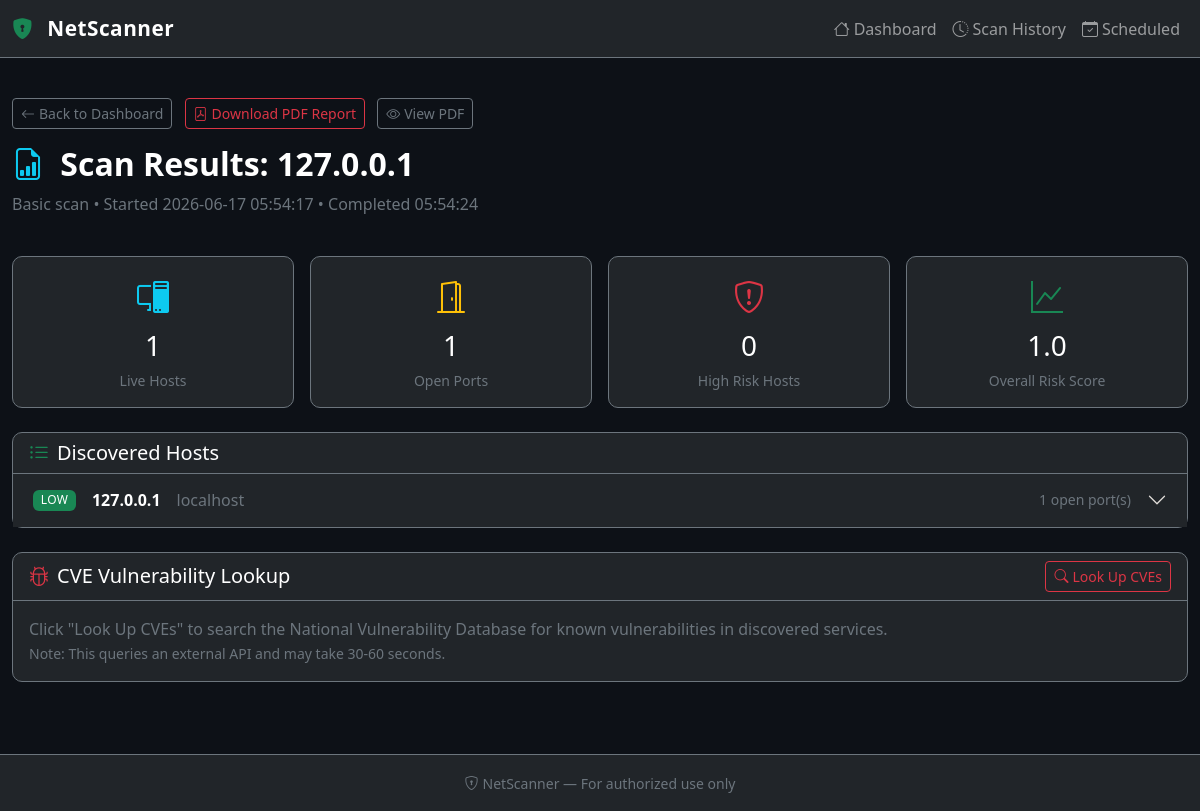
The app's page /results/11 with its own data.
### models.py (models this page shows, shortened)
class Scan(db.Model):
    __tablename__ = 'scans'
    id = db.Column(db.Integer, primary_key=True)
    target = db.Column(db.String(200), nullable=False)   # IP or range
    scan_type = db.Column(db.String(50), default='basic')
    status = db.Column(db.String(20), default='pending')
    started_at = db.Column(db.DateTime, default=datetime.utcnow)
    completed_at = db.Column(db.DateTime, nullable=True)
    total_hosts = db.Column(db.Integer, default=0)
    risk_score = db.Column(db.Float, default=0.0)
    hosts = db.relationship('Host', backref='scan',
                            lazy=True, cascade='all, delete-orphan')

class Host(db.Model):
    __tablename__ = 'hosts'
    id = db.Column(db.Integer, primary_key=True)
    scan_id = db.Column(db.Integer, db.ForeignKey('scans.id'), nullable=False)
    ip_address = db.Column(db.String(50), nullable=False)
    hostname = db.Column(db.String(200), nullable=True)
    os_name = db.Column(db.String(200), nullable=True)
    os_accuracy = db.Column(db.Integer, nullable=True)
    status = db.Column(db.String(20), default='up')
    risk_level = db.Column(db.String(20), default='low')
    risk_score = db.Column(db.Float, default=0.0)
    ports = db.relationship('Port', backref='host',
                            lazy=True, cascade='all, delete-orphan')

### app.py (the view)
@app.route('/results/<int:scan_id>')
def results(scan_id):
    scan = Scan.query.get_or_404(scan_id)
    return render_template('results.html', scan=scan)

### templates/results.html (shortened to what this page needs)
{% extends "base.html" %}
{% block content %}
<div class="row mb-4">
    <div class="col">
        <a href="/" class="btn btn-sm btn-outline-secondary mb-3">
            <i class="bi bi-arrow-left me-1"></i>Back to Dashboard
        </a>
        {% if scan.status == 'completed' %}
        <a href="/report/{{ scan.id }}" class="btn btn-sm btn-outline-danger mb-3 ms-2">
            <i class="bi bi-file-pdf me-1"></i>Download PDF Report
        </a>
        <a href="/report/{{ scan.id }}/view" target="_blank" class="btn btn-sm btn-outline-secondary mb-3 ms-2">
            <i class="bi bi-eye me-1"></i>View PDF
        </a>
        {% endif %}
        <h2 class="text-white fw-bold">
            <i class="bi bi-file-earmark-bar-graph me-2 text-info"></i>
            Scan Results: {{ scan.target }}
        </h2>
        <p class="text-secondary">
            {{ scan.scan_type | capitalize }} scan •
            Started {{ scan.started_at.strftime('%Y-%m-%d %H:%M:%S') }} •
            {% if scan.completed_at %}
                Completed {{ scan.completed_at.strftime('%H:%M:%S') }}
            {% else %}
                <span class="text-warning">Still running...</span>
            {% endif %}
        </p>
    </div>
</div>
<div class="row g-3 mb-4">
    <div class="col-6 col-md-3">
        <div class="card bg-dark border-secondary text-center p-3">
            <i class="bi bi-pc-display fs-2 text-info"></i>
            <h3 class="text-white mt-2">{{ scan.total_hosts }}</h3>
            <small class="text-secondary">Live Hosts</small>
        </div>
    </div>
    <div class="col-6 col-md-3">
        <div class="card bg-dark border-secondary text-center p-3">
            <i class="bi bi-door-open fs-2 text-warning"></i>
            <h3 class="text-white mt-2">
                {{ scan.hosts | map(attribute='ports') | map('list') | map('length') | sum }}
            </h3>
            <small class="text-secondary">Open Ports</small>
        </div>
    </div>
    <div class="col-6 col-md-3">
        <div class="card bg-dark border-secondary text-center p-3">
            <i class="bi bi-shield-exclamation fs-2 text-danger"></i>
            <h3 class="text-white mt-2">
                {{ scan.hosts | selectattr('risk_level', 'in', ['critical','high']) | list | length }}
            </h3>
            <small class="text-secondary">High Risk Hosts</small>
        </div>
    </div>
    <div class="col-6 col-md-3">
        <div class="card bg-dark border-secondary text-center p-3">
            <i class="bi bi-graph-up fs-2
                {% if scan.risk_score >= 8 %}text-danger
                {% elif scan.risk_score >= 5 %}text-warning
                {% else %}text-success{% endif %}"></i>
            <h3 class="text-white mt-2">{{ scan.risk_score }}</h3>
            <small class="text-secondary">Overall Risk Score</small>
        </div>
    </div>
</div>
{% if scan.hosts %}
<div class="card bg-dark border-secondary mb-4">
    <div class="card-header border-secondary">
        <h5 class="text-white mb-0">
            <i class="bi bi-list-ul me-2 text-success"></i>Discovered Hosts
        </h5>
    </div>
    <div class="card-body p-0">
        <div class="accordion accordion-flush" id="hostsAccordion">
            {% for host in scan.hosts %}
            <div class="accordion-item bg-dark border-secondary">
                <h2 class="accordion-header">
                    <button class="accordion-button collapsed bg-dark text-white border-0"
                            type="button" data-bs-toggle="collapse"
                            data-bs-target="#host-{{ host.id }}">
                        <div class="d-flex align-items-center w-100 me-3">
                            <span class="badge me-3
                                {% if host.risk_level == 'critical' %}bg-danger
                                {% elif host.risk_level == 'high' %}bg-warning text-dark
                                {% elif host.risk_level == 'medium' %}bg-info text-dark
                                {% else %}bg-success{% endif %}">
                                {{ host.risk_level | upper }}
                            </span>
                            <span class="fw-bold me-3">{{ host.ip_address }}</span>
                            {% if host.hostname %}
                                <span class="text-secondary me-3">{{ host.hostname }}</span>
                            {% endif %}
                            <span class="ms-auto text-secondary small">
                                {{ host.ports | length }} open port(s)
                            </span>
                        </div>
                    </button>
                </h2>
            </div>
            {% endfor %}
        </div>
    </div>
</div>
{% if scan.status == 'completed' %}
<div class="card bg-dark border-secondary mt-4">
    <div class="card-header border-secondary d-flex justify-content-between align-items-center">
        <h5 class="text-white mb-0">
            <i class="bi bi-bug me-2 text-danger"></i>CVE Vulnerability Lookup
        </h5>
        <button id="lookup-cve-btn" class="btn btn-sm btn-outline-danger" data-scan-id="{{ scan.id }}">
            <i class="bi bi-search me-1"></i>Look Up CVEs
        </button>
    </div>
    <div class="card-body" id="cve-container">
        <p class="text-secondary mb-0">
            Click "Look Up CVEs" to search the National Vulnerability Database
            for known vulnerabilities in discovered services.
            <br><small>Note: This queries an external API and may take 30-60 seconds.</small>
        </p>
    </div>
</div>
{% endif %}
{% endif %}
{% endblock %}

### static/css/style.css (style rules this page uses)
body { background-color: #0d1117; color: #c9d1d9; font-family: "Segoe UI", system-ui, sans-serif; min-height: 100vh; }
.card { border-radius: 10px; transition: border-color 0.2s; }
.accordion-button::after { filter: invert(1); }
.badge { font-weight: 500; letter-spacing: 0.3px; }

### records on screen
Scan: target "127.0.0.1", scan_type "Basic", started_at "2026-06-17 05:54:17", completed_at "05:54:24", total_hosts "1", risk_score "1.0"
Host: risk_level "LOW", ip_address "127.0.0.1", hostname "localhost", ports|length "1"
